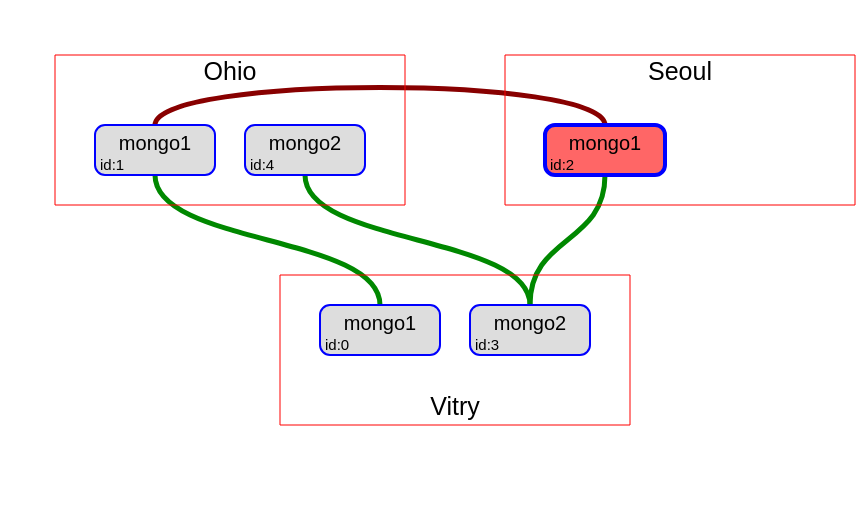

Specify this chart in Vega-Lite:
### Vega specification from a JSON file in a GitHub repository (floating-point values rounded to 4 significant figures)
{"$schema": "https://vega.github.io/schema/vega/v5.11.json", "width": 500, "height": 500, "padding": 5, "_test": 20, "data": [{"name": "regions", "values": [{"name": "vtr", "width": 350, "height": 150, "x": 275, "y": 270, "count": 2, "user_name": "Vitry"}, {"name": "ohio", "width": 350, "height": 150, "x": 50, "y": 50, "count": 2, "user_name": "Ohio"}, {"name": "seoul", "width": 350, "height": 150, "x": 500, "y": 50, "count": 1, "user_name": "Seoul"}], "transform": [{"type": "formula", "as": "text_x", "expr": "datum.x + datum.width/2"}, {"type": "formula", "as": "text_y", "expr": "datum.y>100 ? datum.y + datum.height - 30 : datum.y + 5"}]}, {"name": "mongo-status", "values": [{"_id": 0, "name": "mongo1.ww.project.vtr.internal:27017", "syncSourceId": 1, "syncSourceHost": "mongo2.ww.project.vtr.internal:27017"}, {"_id": 1, "name": "mongo1.ww.project.ohio.cloud:27017", "syncSourceId": 2, "syncSourceHost": "mongo2.ww.project.vtr.internal:27017"}, {"_id": 2, "name": "mongo1.ww.project.seoul.cloud:27017", "syncSourceId": -1, "state": "PRIMARY", "syncSourceHost": ""}, {"_id": 3, "name": "mongo2.ww.project.vtr.internal:27017", "syncSourceId": 2, "syncSourceHost": ""}, {"_id": 4, "name": "mongo2.ww.project.ohio.cloud:27017", "syncSourceId": 3, "syncSourceHost": "mongo2.ww.project.vtr.internal:27017"}], "transform": [{"type": "formula", "as": "id", "expr": "'id:'+datum._id"}, {"type": "formula", "as": "name_parts", "expr": "split(split(datum.name,':')[0],'.')"}, {"type": "formula", "as": "node_name", "expr": "datum.name_parts[0]"}, {"type": "formula", "as": "node_region", "expr": "datum.name_parts[3]"}, {"type": "formula", "as": "index", "expr": "slice(datum.node_name,-1)-1"}, {"type": "lookup", "from": "regions", "key": "name", "fields": ["node_region"], "as": ["region"]}, {"type": "formula", "as": "x", "expr": "datum.region.x + 40 + datum.index * 150"}, {"type": "formula", "as": "width", "expr": "120"}, {"type": "formula", "as": "y", "expr": "datum.region.y + (datum.node_region=='vtr'?30:70)"}, {"type": "formula", "as": "height", "expr": "50"}, {"type": "formula", "as": "right", "expr": "datum.x + datum.width"}, {"type": "formula", "as": "bottom", "expr": "datum.y + datum.height"}, {"type": "formula", "as": "cx", "expr": "datum.x + datum.width/2"}, {"type": "formula", "as": "cy", "expr": "datum.y + datum.height/2"}, {"type": "formula", "as": "back_color", "expr": "datum.state=='PRIMARY' ? '#f66' : '#ddd'"}, {"type": "formula", "as": "line_width", "expr": "datum.state=='PRIMARY' ? 4 : 2"}]}, {"name": "links", "source": "mongo-status", "transform": [{"type": "formula", "as": "sourceId", "expr": "datum.syncSourceId<0 ? null : datum.syncSourceId"}, {"type": "stratify", "key": "_id", "parentKey": "sourceId"}, {"type": "treelinks"}]}, {"name": "smart-links", "source": "links", "transform": [{"type": "formula", "as": "same_line", "expr": "datum.source.y==datum.target.y"}, {"type": "formula", "as": "left_node", "expr": "datum.source.x < datum.target.x ? datum.source : datum.target"}, {"type": "formula", "as": "right_node", "expr": "datum.source.x > datum.target.x ? datum.source : datum.target"}, {"type": "formula", "as": "top_node", "expr": "datum.source.y < datum.target.y ? datum.source : datum.target"}, {"type": "formula", "as": "bottom_node", "expr": "datum.source.y > datum.target.y ? datum.source : datum.target"}, {"type": "formula", "as": "same_region", "expr": "datum.source.node_region==datum.target.node_region"}, {"type": "formula", "as": "top_line", "expr": "(datum.source.node_region!='vtr') && (datum.target.node_region!='vtr')"}, {"type": "formula", "as": "bottom_line", "expr": "(datum.source.node_region=='vtr') && (datum.target.node_region=='vtr')"}, {"type": "formula", "as": "cross_line", "expr": "!datum.top_line && !datum.bottom_line"}, {"type": "formula", "as": "side_to_side", "expr": "datum.same_line && ( datum.same_region && datum.left_node.index == datum.right_node.index -1 )"}]}, {"name": "side-to-side-links", "source": "smart-links", "transform": [{"type": "filter", "expr": "datum.side_to_side"}, {"type": "formula", "as": "path", "expr": "'M'+datum.left_node.right+','+datum.left_node.cy+'L'+datum.right_node.x+','+datum.right_node.cy"}]}, {"name": "top-links", "source": "smart-links", "transform": [{"type": "filter", "expr": "datum.top_line && ! datum.side_to_side"}, {"type": "formula", "as": "y", "expr": "datum.source.y"}, {"type": "formula", "as": "up", "expr": "datum.y - 50"}, {"type": "formula", "as": "path", "expr": "'M'+datum.source.cx+','+datum.y+'C'+datum.source.cx+','+datum.up+' '+datum.target.cx+','+datum.up+' '+datum.target.cx+','+datum.y"}]}, {"name": "cross-line-links", "source": "smart-links", "transform": [{"type": "filter", "expr": "datum.cross_line"}, {"type": "formula", "as": "btm", "expr": "datum.top_node.bottom + 70"}, {"type": "formula", "as": "up", "expr": "datum.bottom_node.y - 70"}, {"type": "formula", "as": "p1", "expr": "datum.top_node.cx+','+datum.top_node.bottom"}, {"type": "formula", "as": "p2", "expr": "datum.top_node.cx+','+datum.btm"}, {"type": "formula", "as": "p3", "expr": "datum.bottom_node.cx+','+datum.up"}, {"type": "formula", "as": "p4", "expr": "datum.bottom_node.cx+','+datum.bottom_node.y"}, {"type": "formula", "as": "path", "expr": "'M'+datum.p1+'C'+datum.p2+' '+datum.p3+' '+datum.p4"}]}, {"name": "all-links", "source": ["top-links", "side-to-side-links", "cross-line-links"]}], "scales": [{"name": "c", "type": "ordinal", "domain": [false, true], "range": ["#880000", "#008800"]}], "marks": [{"type": "path", "from": {"data": "all-links"}, "encode": {"enter": {"path": {"field": "path"}, "stroke": {"scale": "c", "field": "cross_line"}, "strokeWidth": {"value": 5}}}}, {"type": "rect", "from": {"data": "mongo-status"}, "encode": {"enter": {"x": {"field": "x"}, "y": {"field": "y"}, "width": {"field": "width"}, "height": {"field": "height"}, "stroke": {"value": "blue"}, "cornerRadius": {"value": 10}, "strokeWidth": {"field": "line_width"}, "fill": {"field": "back_color"}}}}, {"type": "text", "from": {"data": "mongo-status"}, "encode": {"enter": {"text": {"field": "node_name"}, "align": {"value": "center"}, "fontSize": {"value": 20}, "x": {"field": "cx"}, "y": {"field": "cy"}}}}, {"type": "text", "from": {"data": "mongo-status"}, "encode": {"enter": {"text": {"field": "id"}, "align": {"value": "left"}, "x": {"field": "x"}, "y": {"field": "bottom"}, "fontSize": {"value": 15}, "dx": {"value": 5}, "dy": {"value": -5}}}}, {"type": "rect", "from": {"data": "regions"}, "encode": {"enter": {"x": {"field": "x"}, "y": {"field": "y"}, "width": {"field": "width"}, "height": {"field": "height"}, "stroke": {"value": "red"}}}}, {"type": "text", "from": {"data": "regions"}, "encode": {"enter": {"text": {"field": "user_name"}, "align": {"value": "center"}, "baseline": {"value": "top"}, "x": {"field": "text_x"}, "y": {"field": "text_y"}, "fontSize": {"value": 25}}}}]}
